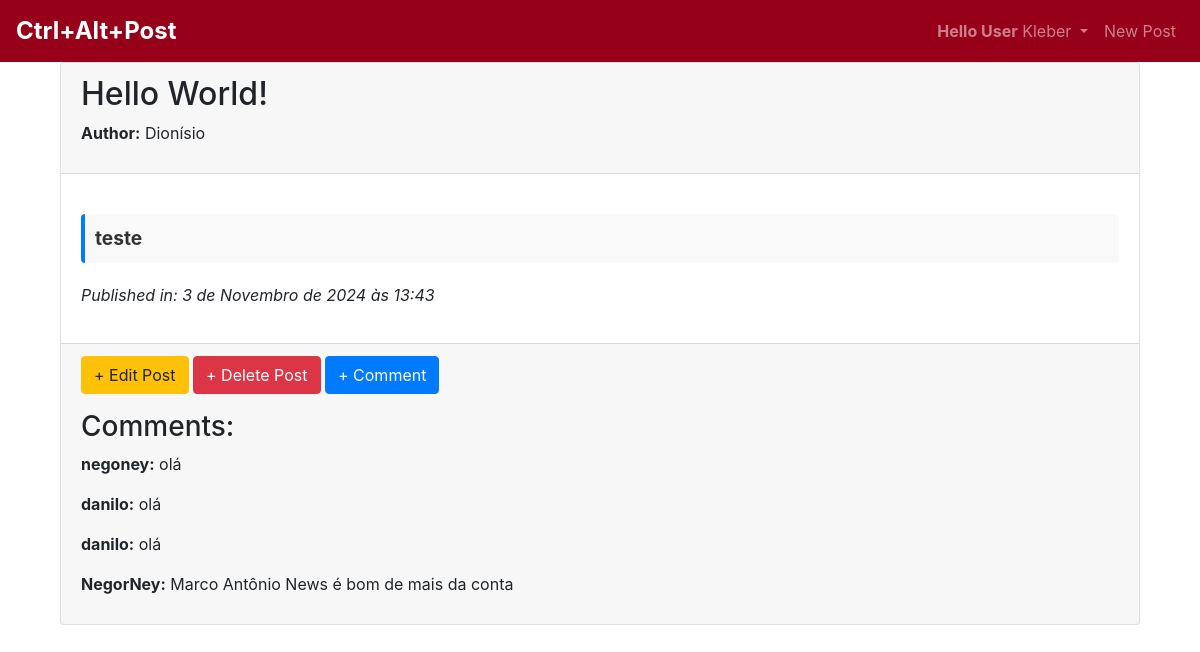
Screenshot of /post/13/ (signed in) with the database file from the repository.
### blog/models.py (models this page shows, shortened)
class Post(models.Model):
    title = models.CharField(max_length=200)
    author = models.ForeignKey(
        'auth.User',
        on_delete = models.CASCADE
    )
    date = models.DateTimeField(auto_now_add = True)
    body = models.TextField()

class Comment(models.Model):
    comment = models.CharField(max_length=255)
    post = models.ForeignKey(Post, on_delete=models.CASCADE, related_name='comments')  # Adicione related_name='comments'
    author = models.ForeignKey(User, on_delete=models.CASCADE)
    created_at = models.DateTimeField(auto_now_add=True)

### blog/views.py (the view)
# urls.py: path('post/<int:pk>/', BlogDetailView.as_view(),
class BlogDetailView(DetailView):
    model = Post
    template_name = 'post_detail.html'

### blog/templates/post_detail.html (shortened to what this page needs)
{% extends 'base.html' %}
{% block content %}
<div class="container">
    <div class="post-entry mb-4">
        <div class="card">
            <div class="card-header">
                <h2>{{ post.title }}</h2>
                <p><strong>Author:</strong> {{ post.author.username }}</p>
            </div>
            <div class="card-body">
                <p class = "post-body">{{ post.body }}</p>
                <p style="font-style: italic;">Published in: {{ post.date }}</p>
            </div>
            <div class="card-footer">
                <p>
                    <a href="{% url 'post_edit' post.pk %}" class="btn btn-warning">+ Edit Post</a>
                    <a href="{% url 'post_delete' post.pk %}" class="btn btn-danger">+ Delete Post</a>
                    <a href="{% url 'new_comment' post.pk %}" class="btn btn-primary">+ Comment</a>
                </p>
                <h3>Comments:</h3>
                {% if post.comments.count > 0 %}
                    <div class="comments-list">
                        {% for comment in post.comments.all %}
                        <div class="comment-entry mb-2">
                            <p><strong>{{ comment.author.username }}:</strong> {{ comment.comment }}</p>
                        </div>
                        {% endfor %}
                    </div>
                {% else %}
                    <p>This post has no comments yet.</p>
                {% endif %}
            </div>
        </div>
    </div>
</div>
{% endblock content %}

### blog/templates/base.html (shortened to what this page needs)
<!DOCTYPE html>
<html lang="en">
<head>
    {% load static %}
    <link rel="stylesheet" href="https://cdn.jsdelivr.net/npm/bootstrap@4.5.3/dist/css/bootstrap.min.css">
</head>
<body>
    <nav class="navbar navbar-expand-lg navbar-dark">
        <a class="navbar-brand" href="{% url 'home' %}">Ctrl+Alt+Post</a>
        <div class="collapse navbar-collapse" id="navbarSupportedContent">
        {% if user.is_authenticated %}
        <ul class="navbar-nav ml-auto">
        <li class="nav-item">
            <a class="nav-link dropdown-toggle" href="#"
            id="navbarDropdown" role="button" data-toggle="dropdown"
            aria-haspopup="true" aria-expanded="false"><strong>Hello User</strong>
            {{ user.username }}
            </a>
        </li>
        <li class="nav-item">
            <a class="nav-link" href="{% url 'post_new' %}">New Post</a>
        </li>
        </ul>
        {% endif %}
        </div>
    </nav>
    <main>
        <div class="container">
        {% block content %}
        {% endblock content %}
        </div>
    </main>

### blog/templates/base.html (style rules this page uses)
.navbar { background-color: #960018 !important; }
.navbar-brand { font-size: 1.5rem; font-weight: bold; }

### blog/templates/post_detail.html (style rules this page uses)
.post-body { font-size: 1.2em; font-weight: bold; color: #333; background-color: #f9f9f9; padding: 10px; border-left: 4px solid #007BFF; margin: 20px 0; border-radius: 4px; }

### rows the page displays
Post: title "Hello World!", author.username "Dionísio", body "teste", date "3 de Novembro de 2024 às 13:43"
Comment: author.username "negoney", comment "olá"
Comment: author.username "danilo", comment "olá"
Comment: author.username "danilo", comment "olá"
Comment: author.username "NegorNey", comment "Marco Antônio News é bom de mais da conta"

### other values shown
{{ user.username }} "Kleber"
